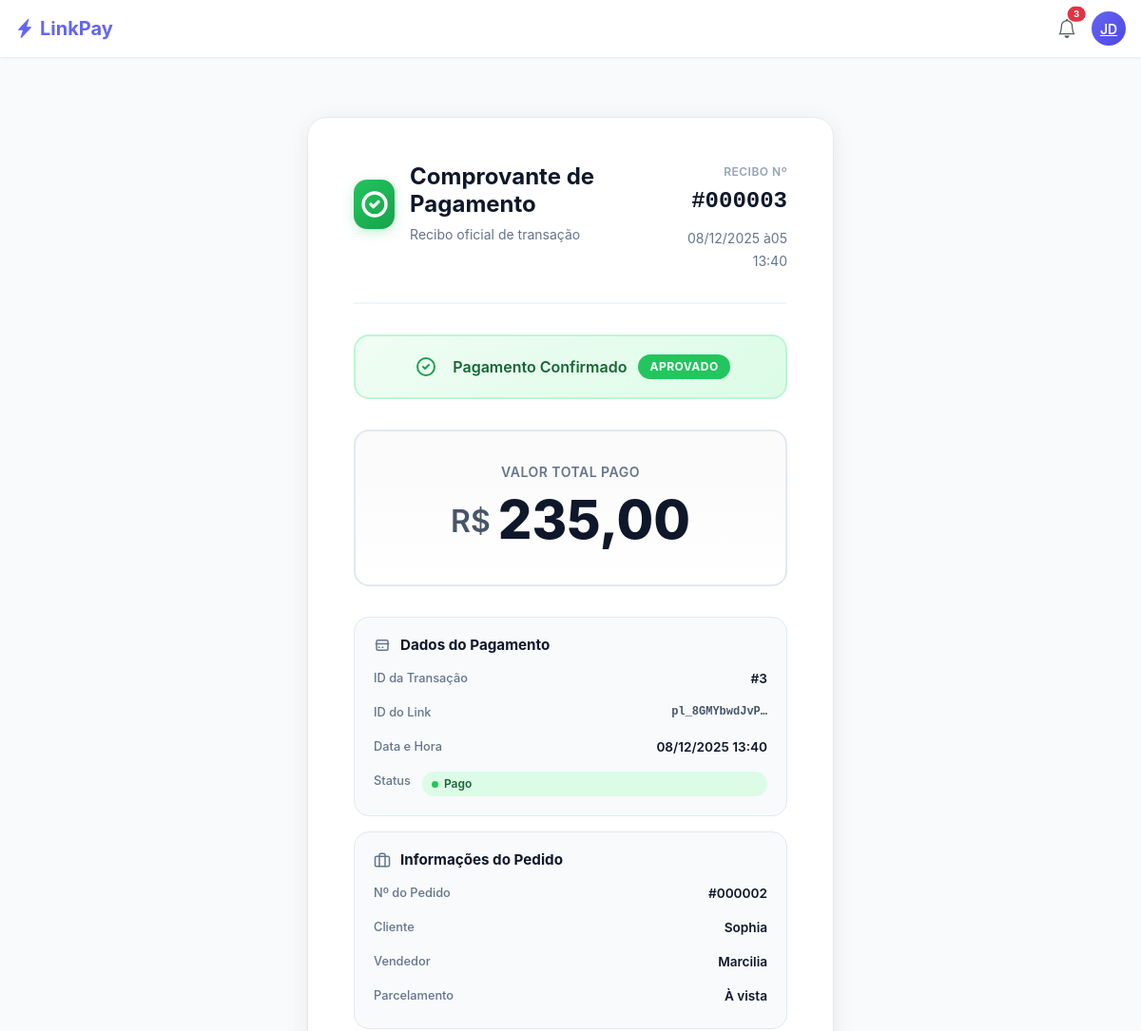
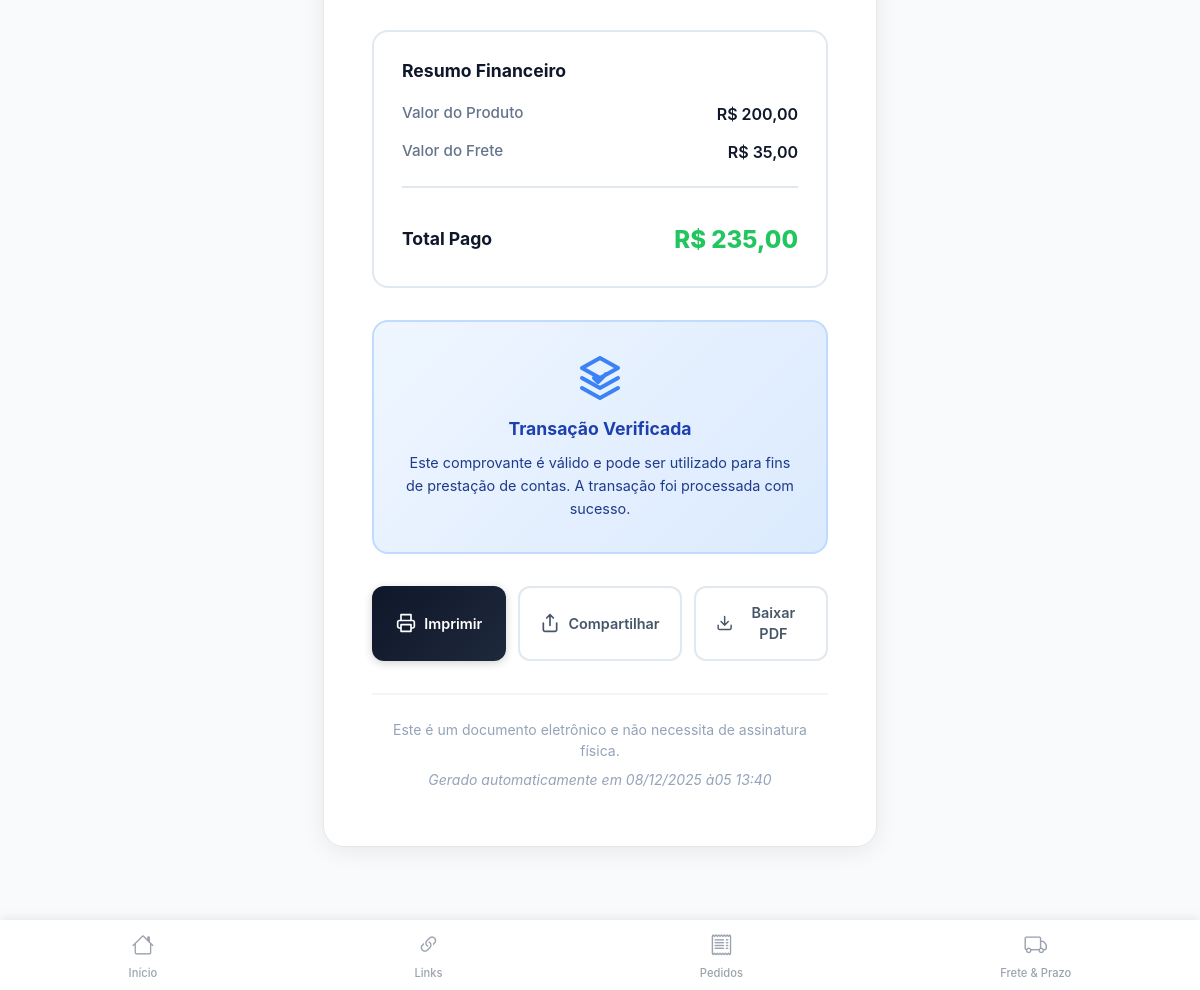
The app's page /orders/sucess/2/, older data (2 pictures, top to bottom).
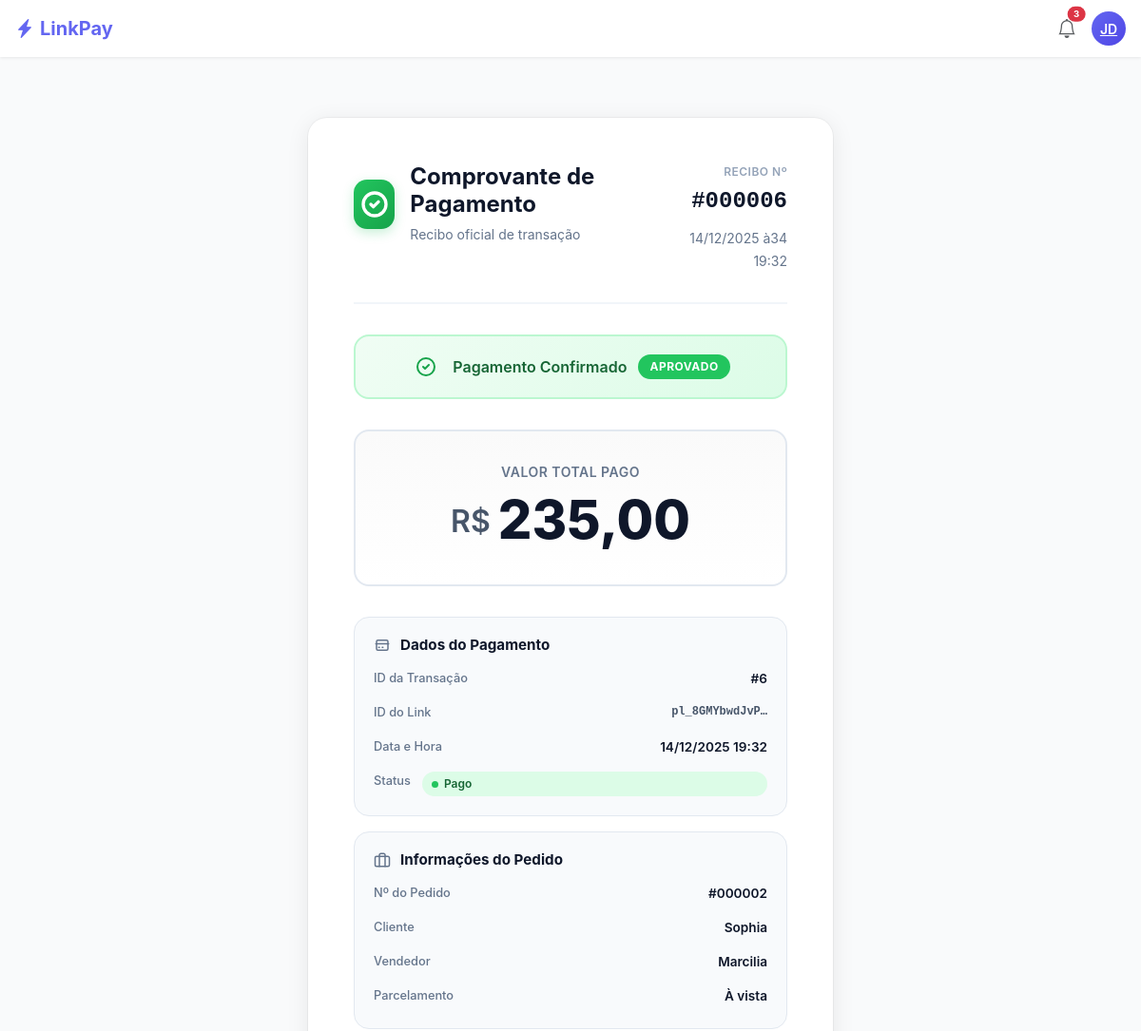
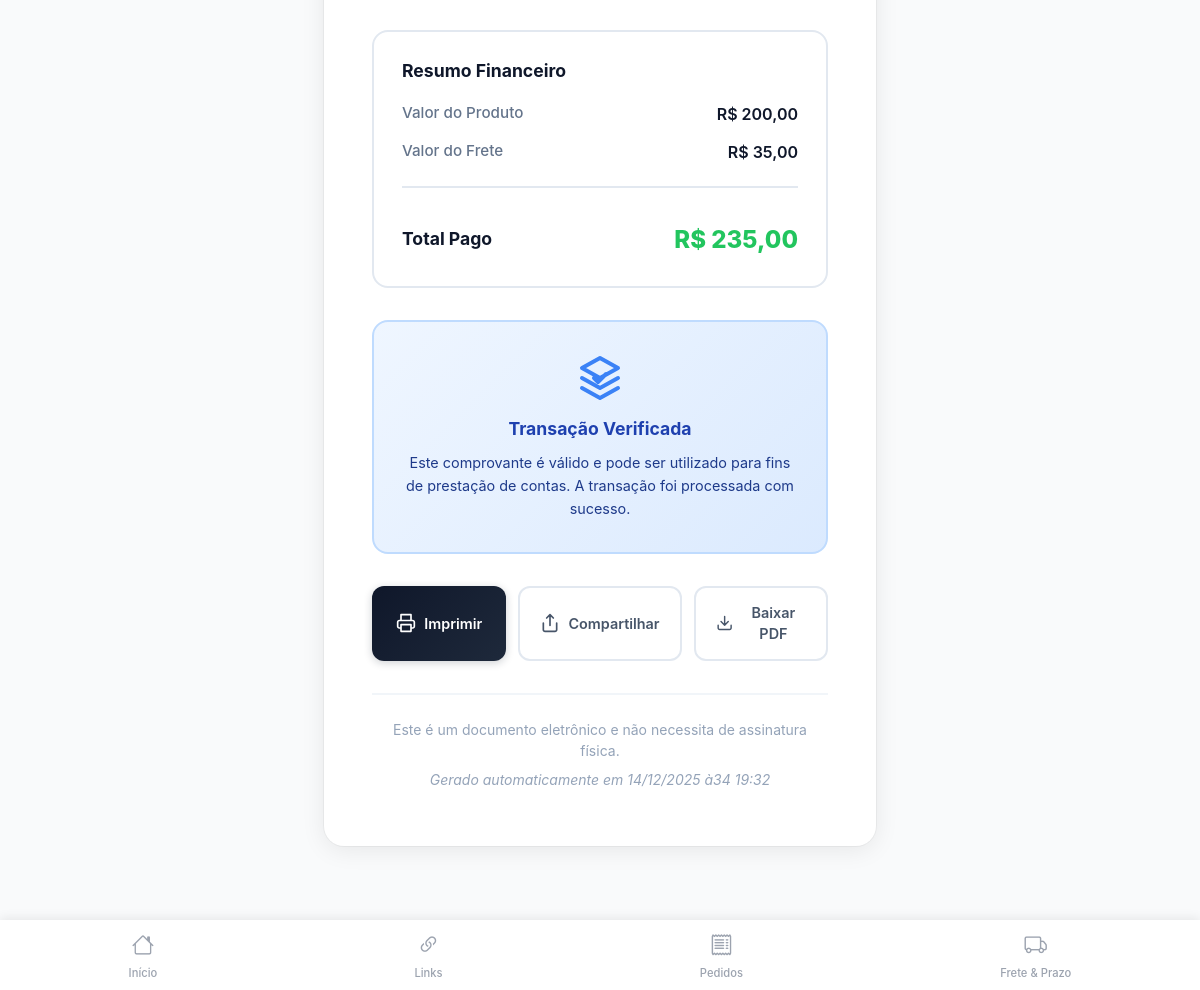
The same page, newer data (2 pictures, top to bottom).
### apps/payments/models.py (models this page shows, shortened)
class Payment(BaseModel):
    payment_link = OneToOneField(
        "payments.PaymentLink",
        on_delete=models.CASCADE,
        related_name="payment", # Nome singular
        verbose_name="Link de pagamento",
    )
    status = models.CharField(
        max_length=50, choices=PAYMENT_STATUS, default="pending", verbose_name="Status"
    )
    payment_date = models.DateTimeField(verbose_name="Data do pagamento")
    amount = models.DecimalField(max_digits=10, decimal_places=2, verbose_name="Valor", null=True, blank=True)
    class Meta:
        verbose_name = "Pagamento"
        verbose_name_plural = "Pagamentos"
        ordering = ["-created_at"]
        db_table = "payments"

class PaymentLink(BaseModel):
    order = models.ForeignKey(
        "orders.Order",
        on_delete=models.CASCADE,
        related_name="payment_links",
        verbose_name="Pedido",
    )
    url_link = models.URLField(max_length=500, verbose_name="Link de pagamento")
    id_link = models.CharField(max_length=255, verbose_name="ID do link de pagamento")
    amount = models.DecimalField(max_digits=10, decimal_places=2, verbose_name="Valor", null=True, blank=True)
    status = models.CharField(
        max_length=50,
        choices=PAYMENT_LINK_STATUS,
        default="pending",
        verbose_name="Status",
    )
    class Meta:
        verbose_name = "Link de Pagamento"
        verbose_name_plural = "Links de Pagamento"
        ordering = ["-created_at"]
        db_table = "payment_links"

### apps/orders/views.py (the view, shortened to what this page needs)
# urls.py: path('sucess/<int:pk>/', OrderSuccessView.as_view(), name='order-success'),
class OrderSuccessView(View):
    def get(self, request, pk):
        order = get_object_or_404(Order, pk=pk)
        payment_link = (
            order.payment_links
            .order_by('-created_at')
            .first()
        )
        payment = getattr(payment_link, 'payment', None)
        if payment and payment.status == 'paid':
            print("Pagamento confirmado")
            return render(
                request,
                'orders/order_recibo.html',
                {
                    'order': order,
                    'payment': payment,
                    'payment_link': payment_link,
                }
            )

### apps/orders/templates/orders/order_recibo.html (shortened to what the changed rows need)
{% extends 'base.html' %}
{% block content %}
<div class="receipt-wrapper">
    <header class="receipt-header">
        <div class="header-left">
            <div class="header-info">
                <h1>Comprovante de Pagamento</h1>
            </div>
        </div>
        <div class="header-right">
            <div class="receipt-id">
                <span class="id-label">Recibo Nº</span>
                <span class="id-number">#{{ payment.id|stringformat:"06d" }}</span>
            </div>
            <span class="receipt-date">{{ payment.payment_date|date:"d/m/Y às H:i" }}</span>
        </div>
    </header>
    <section class="amount-display">
        <div class="amount-main">
            <span class="currency">R$</span>
            <span class="value">{{ payment.amount|floatformat:2 }}</span>
        </div>
    </section>
    <div class="info-stack">
        <section class="info-card">
            <div class="info-rows">
                <div class="info-row">
                    <span class="row-label">ID da Transação</span>
                    <span class="row-value">#{{ payment.id }}</span>
                </div>
                <div class="info-row">
                    <span class="row-label">ID do Link</span>
                    <span class="row-value code">{{ payment.payment_link.id_link|truncatechars:15 }}</span>
                </div>
                <div class="info-row">
                    <span class="row-label">Data e Hora</span>
                    <span class="row-value">{{ payment.payment_date|date:"d/m/Y H:i" }}</span>
                </div>
            </div>
        </section>
    </div>
    <section class="financial-summary">
        <div class="summary-rows">
            <div class="summary-row total-row">
                <span class="summary-label">Total Pago</span>
                <span class="summary-amount total">R$ {{ payment.amount|floatformat:2 }}</span>
            </div>
        </div>
    </section>
    <div class="receipt-footer">
        <p>Este é um documento eletrônico e não necessita de assinatura física.</p>
        <p class="footer-meta">Gerado automaticamente em {{ payment.payment_date|date:"d/m/Y às H:i" }}</p>
    </div>
</div>
{% endblock %}

Row changes from the older to the newer data that the page shows:
no longer on this page (row edited): Payment: id "000003", payment_date "08/12/2025 à05 13:40", amount "235,00", id "3", payment_link.id_link "pl_8GMYbwdJvP…", payment_date "08/12/2025 13:40"
added Payment: id "000006", payment_date "14/12/2025 à34 19:32", amount "235,00", id "6", payment_link.id_link "pl_8GMYbwdJvP…", payment_date "14/12/2025 19:32"
